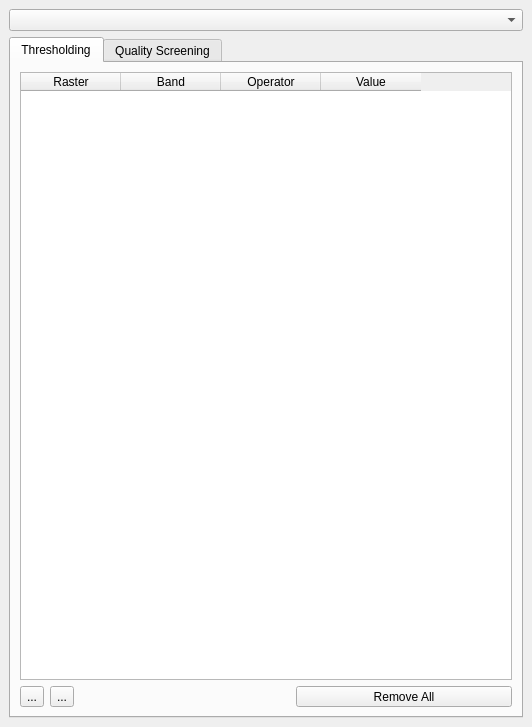
<?xml version="1.0" encoding="UTF-8"?>
<ui version="4.0">
 <class>dock</class>
 <widget class="QDockWidget" name="dock">
  <property name="geometry">
   <rect>
    <x>0</x>
    <y>0</y>
    <width>532</width>
    <height>727</height>
   </rect>
  </property>
  <property name="sizePolicy">
   <sizepolicy hsizetype="Preferred" vsizetype="Preferred">
    <horstretch>0</horstretch>
    <verstretch>0</verstretch>
   </sizepolicy>
  </property>
  <property name="minimumSize">
   <size>
    <width>258</width>
    <height>214</height>
   </size>
  </property>
  <property name="maximumSize">
   <size>
    <width>524287</width>
    <height>524287</height>
   </size>
  </property>
  <property name="floating">
   <bool>false</bool>
  </property>
  <property name="windowTitle">
   <string>Raster Masking</string>
  </property>
  <widget class="QWidget" name="dockWidgetContents">
   <property name="sizePolicy">
    <sizepolicy hsizetype="Expanding" vsizetype="Expanding">
     <horstretch>0</horstretch>
     <verstretch>0</verstretch>
    </sizepolicy>
   </property>
   <layout class="QVBoxLayout" name="verticalLayout_2">
    <item>
     <widget class="QgsMapLayerComboBox" name="mRaster">
      <property name="allowEmptyLayer">
       <bool>true</bool>
      </property>
     </widget>
    </item>
    <item>
     <widget class="QTabWidget" name="tabWidget">
      <property name="currentIndex">
       <number>0</number>
      </property>
      <widget class="QWidget" name="tab">
       <attribute name="title">
        <string>Thresholding</string>
       </attribute>
       <layout class="QVBoxLayout" name="verticalLayout_3">
        <item>
         <widget class="QTableWidget" name="mThresholdingTable">
          <column>
           <property name="text">
            <string>Raster</string>
           </property>
          </column>
          <column>
           <property name="text">
            <string>Band</string>
           </property>
          </column>
          <column>
           <property name="text">
            <string>Operator</string>
           </property>
          </column>
          <column>
           <property name="text">
            <string>Value</string>
           </property>
          </column>
         </widget>
        </item>
        <item>
         <layout class="QHBoxLayout" name="horizontalLayout">
          <item>
           <widget class="QToolButton" name="mThresholdingAdd">
            <property name="text">
             <string>...</string>
            </property>
            <property name="icon">
             <iconset>
              <normaloff>:/images/themes/default/symbologyAdd.svg</normaloff>:/images/themes/default/symbologyAdd.svg</iconset>
            </property>
            <property name="popupMode">
             <enum>QToolButton::InstantPopup</enum>
            </property>
            <property name="arrowType">
             <enum>Qt::NoArrow</enum>
            </property>
           </widget>
          </item>
          <item>
           <widget class="QToolButton" name="mThresholdingRemove">
            <property name="text">
             <string>...</string>
            </property>
            <property name="icon">
             <iconset>
              <normaloff>:/images/themes/default/symbologyRemove.svg</normaloff>:/images/themes/default/symbologyRemove.svg</iconset>
            </property>
            <property name="popupMode">
             <enum>QToolButton::InstantPopup</enum>
            </property>
            <property name="arrowType">
             <enum>Qt::NoArrow</enum>
            </property>
           </widget>
          </item>
          <item>
           <spacer name="horizontalSpacer">
            <property name="orientation">
             <enum>Qt::Horizontal</enum>
            </property>
            <property name="sizeHint" stdset="0">
             <size>
              <width>0</width>
              <height>0</height>
             </size>
            </property>
           </spacer>
          </item>
          <item>
           <widget class="QToolButton" name="mThresholdingRemoveAll">
            <property name="sizePolicy">
             <sizepolicy hsizetype="Expanding" vsizetype="Fixed">
              <horstretch>0</horstretch>
              <verstretch>0</verstretch>
             </sizepolicy>
            </property>
            <property name="text">
             <string>Remove All</string>
            </property>
           </widget>
          </item>
         </layout>
        </item>
       </layout>
      </widget>
      <widget class="QWidget" name="tab_2">
       <attribute name="title">
        <string>Quality Screening</string>
       </attribute>
       <layout class="QVBoxLayout" name="verticalLayout">
        <item>
         <widget class="QgsMapLayerComboBox" name="mMapLayerComboBox_2"/>
        </item>
       </layout>
      </widget>
     </widget>
    </item>
   </layout>
  </widget>
 </widget>
 <customwidgets>
  <customwidget>
   <class>QgsMapLayerComboBox</class>
   <extends>QComboBox</extends>
   <header>qgsmaplayercombobox.h</header>
  </customwidget>
 </customwidgets>
 <resources/>
 <connections/>
</ui>
